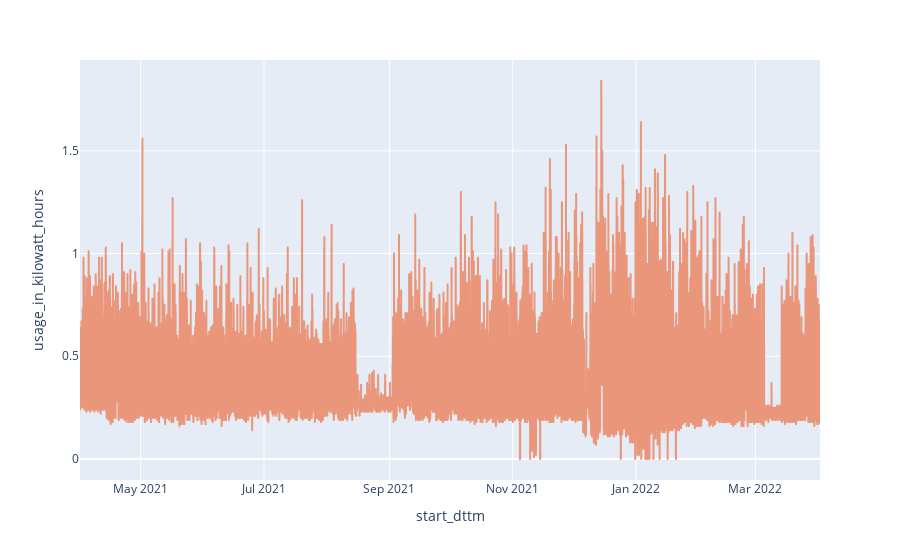

Write notebook code for a chart like this one.
### Markdown cell above
### Let's see a fine-grained look of the usage over the 12 months

Can clearly see blocks of time with low power usage while I was away on vacation.

### Code cell
# On the finest grain level, show the hour-by-hour usage over the 12 months
fig=px.line(energy_usage_df,x='start_dttm',y='usage_in_kilowatt_hours')
fig.update_traces(line={'color':'darksalmon'})
fig.show()

### Figure 1 — Plotly figure (JSON) as saved in the notebook; plotly's stock layout.template omitted (floating-point values rounded to 4 significant figures; data arrays with more than 128 entries replaced by an {"elided": "..."} marker saying what was removed)
{"data": [{"hovertemplate": "start_dttm=%{x}<br>usage_in_kilowatt_hours=%{y}<extra></extra>", "legendgroup": "", "line": {"color": "darksalmon", "dash": "solid"}, "marker": {"symbol": "circle"}, "mode": "lines", "name": "", "showlegend": false, "type": "scattergl", "x": {"elided": "8784 str values"}, "xaxis": "x", "y": {"elided": "8784 float values"}, "yaxis": "y"}], "layout": {"legend": {"tracegroupgap": 0}, "margin": {"t": 60}, "xaxis": {"anchor": "y", "domain": [0, 1], "title": {"text": "start_dttm"}}, "yaxis": {"anchor": "x", "domain": [0, 1], "title": {"text": "usage_in_kilowatt_hours"}}}}
